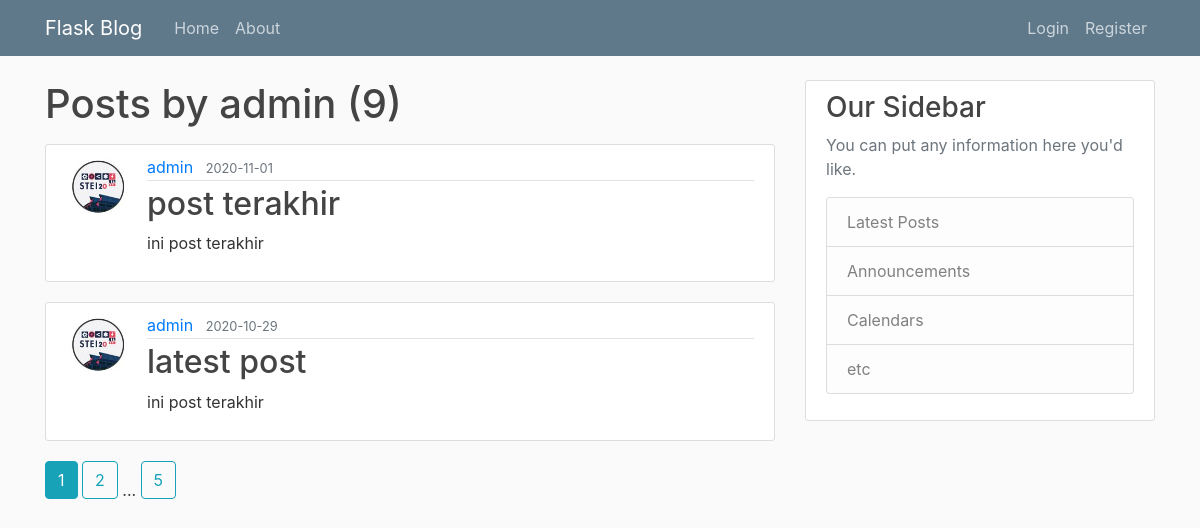
Screenshot of /user/admin with the database file from the repository.
### flaskblog/models.py (models this page shows, shortened)
class User(db.Model, UserMixin):
    id = db.Column(db.Integer, primary_key=True)
    username = db.Column(db.String(20), unique=True, nullable=False)
    email = db.Column(db.String(120), unique=True, nullable=False)
    image_file = db.Column(db.String(20), nullable=False, default='default.jpg')
    password = db.Column(db.String(60), nullable=False)
    posts = db.relationship('Post', backref='author', lazy=True)

class Post(db.Model):
    id = db.Column(db.Integer, primary_key=True)
    title = db.Column(db.String(100), nullable=False)
    date_posted = db.Column(db.DateTime, nullable=False, default=datetime.utcnow)
    content = db.Column(db.Text, nullable=False)
    user_id = db.Column(db.Integer, db.ForeignKey('user.id'), nullable=False)

### flaskblog/users/routes.py (the view)
@users.route('/user/<string:username>')
def user_posts(username):
    page = request.args.get('page', 1, type = int)
    user = User.query.filter_by(username=username).first_or_404()
    posts = Post.query.filter_by(author=user).order_by(Post.date_posted.desc()).paginate(page=page, per_page=2)
    return render_template('user_posts.html', posts=posts, user=user)

### flaskblog/Templates/user_posts.html
{% extends "layout.html" %}
{% block content %}
    <h1 class="mb-3">Posts by {{ user.username }} ({{ posts.total }})</h1>
    {% for post in posts.items %}
        <article class="media content-section">
            <img class = "rounded-circle article-img" src="{{ url_for('static', filename='profile_pics/' + post.author.image_file) }}">
            <div class="media-body">
            <div class="article-metadata">
                <a class="mr-2" href="{{url_for('users.user_posts', username=post.author.username)}}">{{ post.author.username }}</a>
                <small class="text-muted">{{ post.date_posted.strftime('%Y-%m-%d') }}</small>
            </div>
            <h2><a class="article-title" href="{{ url_for('posts.post', post_id=post.id) }}">{{ post.title }}</a></h2>
            <p class="article-content">{{ post.content }}</p>
            </div>
        </article>
    {% endfor %}
    {% for page_num in posts.iter_pages(left_edge = 1, right_edge = 1, left_current = 1, right_current = 2) %}
        {% if page_num %}
            {% if posts.page == page_num %}
                <a class="btn btn-info mb-4" href="{{ url_for('users.user_posts', username=user.username, page=page_num) }}">{{ page_num }}</a>
            {% else %}
            <a class="btn btn-outline-info mb-4" href="{{ url_for('users.user_posts', username=user.username, page=page_num) }}">{{ page_num }}</a>
            {% endif %}
        {% else %}
            ...
        {% endif %}
    {% endfor %}
{% endblock content %}

### flaskblog/Templates/layout.html (shortened to what this page needs)
<!DOCTYPE html>
<html>
<head>
    <link rel="stylesheet" href="https://cdn.jsdelivr.net/npm/bootstrap@4.5.3/dist/css/bootstrap.min.css">
    <link rel="stylesheet" type="text/css" href="{{ url_for('static', filename='main.css') }}">
</head>
<body>
    <header class="site-header">
        <nav class="navbar navbar-expand-md navbar-dark bg-steel fixed-top">
          <div class="container">
            <a class="navbar-brand mr-4" href="/">Flask Blog</a>
            <div class="collapse navbar-collapse" id="navbarToggle">
              <div class="navbar-nav mr-auto">
                <a class="nav-item nav-link" href="{{ url_for('main.home') }}">Home</a>
                <a class="nav-item nav-link" href="{{ url_for('main.about') }}">About</a>
              </div>
              <div class="navbar-nav">
                {% if current_user.is_authenticated %}
                  <a class="nav-item nav-link" href="{{ url_for('posts.new_post') }}">New Post</a>
                  <a class="nav-item nav-link" href="{{ url_for('users.account') }}">Account</a>
                  <a class="nav-item nav-link" href="{{ url_for('users.logout') }}">Logout</a>
                {%  else %}
                  <a class="nav-item nav-link" href="{{ url_for('users.login') }}">Login</a>
                  <a class="nav-item nav-link" href="{{ url_for('users.register') }}">Register</a>
                {% endif %}
              </div>
            </div>
          </div>
        </nav>
      </header>
      <main role="main" class="container">
        <div class="row">
          <div class="col-md-8">
            {% block content %}{% endblock %}
          </div>
          <div class="col-md-4">
            <div class="content-section">
              <h3>Our Sidebar</h3>
              <p class='text-muted'>You can put any information here you'd like.
                <ul class="list-group">
                  <li class="list-group-item list-group-item-light">Latest Posts</li>
                  <li class="list-group-item list-group-item-light">Announcements</li>
                  <li class="list-group-item list-group-item-light">Calendars</li>
                  <li class="list-group-item list-group-item-light">etc</li>
                </ul>
              </p>
            </div>
          </div>
        </div>
      </main>
</body>
</html>

### flaskblog/static/main.css (style rules this page uses)
body { background: #fafafa; color: #333333; margin-top: 5rem; }
h1, h2, h3, h4, h5, h6 { color: #444444; }
.bg-steel { background-color: #5f788a; }
.site-header .navbar-nav .nav-link { color: #cbd5db; }
.content-section { background: #ffffff; padding: 10px 20px; border: 1px solid #dddddd; border-radius: 3px; margin-bottom: 20px; }
.article-title { color: #444444; }
.article-content { white-space: pre-line; }
.article-img { height: 65px; width: 65px; margin-right: 16px; }
.article-metadata { padding-bottom: 1px; margin-bottom: 4px; border-bottom: 1px solid #e3e3e3 }

### rows the page displays
User: username "admin"
Post: image_file (picture), author.username "admin", date_posted "2020-11-01", title "post terakhir", content "ini post terakhir"
Post: image_file (picture), author.username "admin", date_posted "2020-10-29", title "latest post", content "ini post terakhir"

### other values shown
{{ posts.total }} "9"
{{ page_num }} "1"
{{ page_num }} "2" "5"
